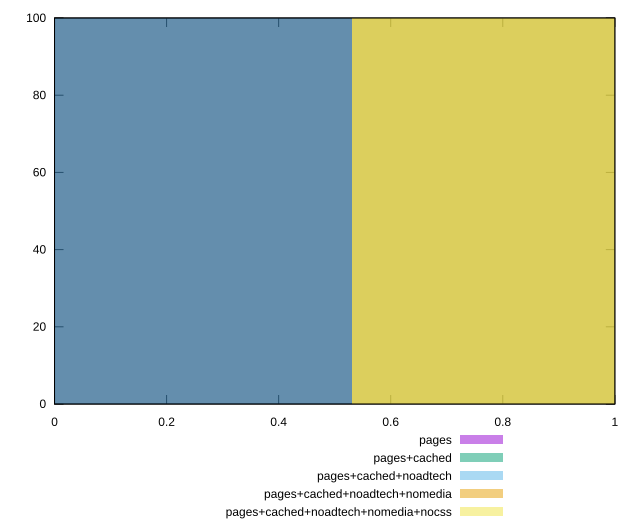

Here is the gnuplot script that generated this plot:
reset

$pages <<EOF
0 100
EOF

$pagesCached <<EOF
0 100
EOF

$pagesCachedNoadtech <<EOF
1.0618904956689739 100
EOF

$pagesCachedNoadtechNomedia <<EOF
1.0618904956689739 100
EOF

$pagesCachedNoadtechNomediaNocss <<EOF
1.0618904956689739 100
EOF

set key outside below
set boxwidth 1.0618904956689739
set xrange [0:1]
set yrange [0:100]
set trange [0:100]
set style fill transparent solid 0.5 noborder
set terminal svg size 640, 530 enhanced background rgb 'white'
set output "report_00020_2021-02-19T21:17:38.612Z2/third-party-summary/comparison/histogram/all_score.svg"

plot $pages title "pages" with boxes, \
     $pagesCached title "pages+cached" with boxes, \
     $pagesCachedNoadtech title "pages+cached+noadtech" with boxes, \
     $pagesCachedNoadtechNomedia title "pages+cached+noadtech+nomedia" with boxes, \
     $pagesCachedNoadtechNomediaNocss title "pages+cached+noadtech+nomedia+nocss" with boxes

reset
